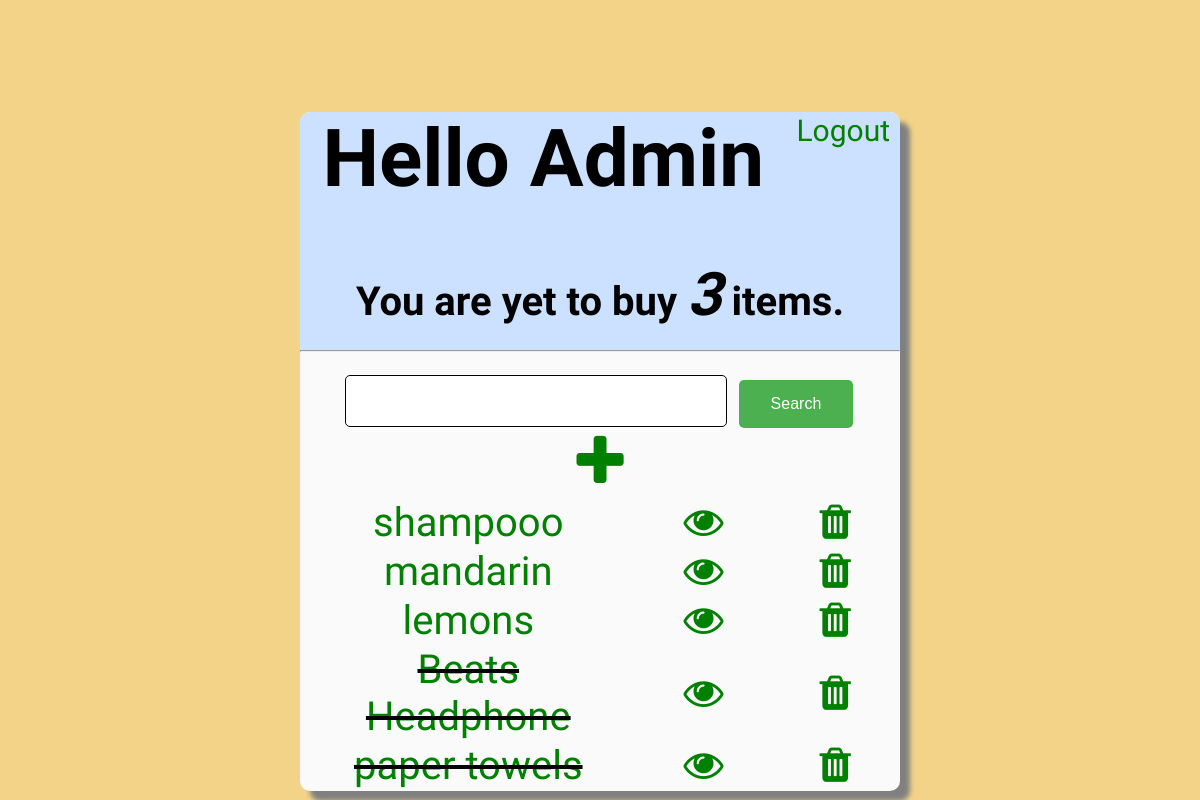
Page / (signed in) on the earlier database version.
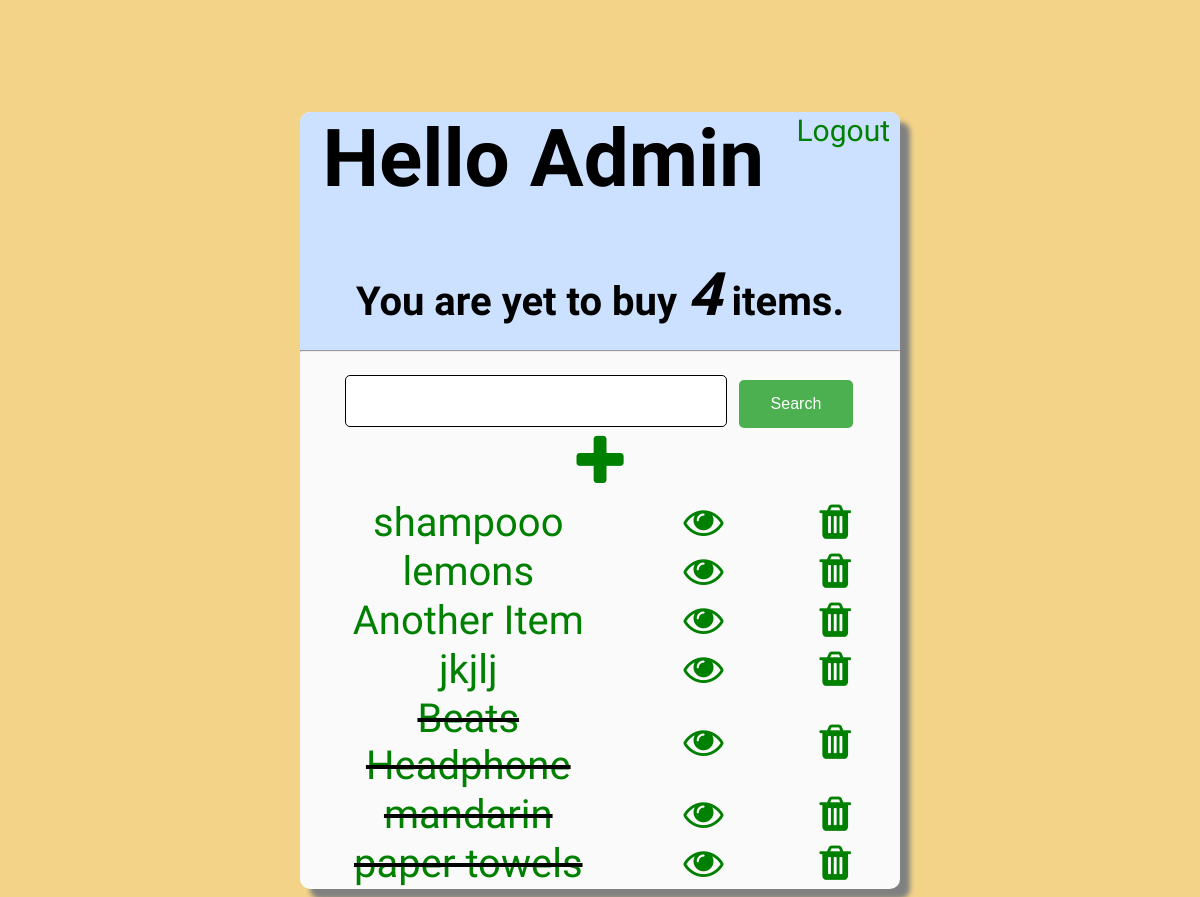
Same page on the later database version.
### base/models.py (models this page shows, shortened)
class Item(models.Model):
    user = models.ForeignKey(User, on_delete=models.CASCADE, null = True, blank = True)
    item_name = models.CharField(max_length = 300)
    description = models.TextField(null=True, blank=True)
    purchased = models.BooleanField(default=False)
    created = models.DateTimeField(auto_now_add = True)
    class Meta:
        ordering = ['purchased', 'created']

### base/views.py (the view)
# urls.py: path('', ItemList.as_view(), name = 'items'),
class ItemList(LoginRequiredMixin, ListView):
    model = Item
    context_object_name = 'items'
    def get_context_data(self, **kwargs):
        context = super().get_context_data(**kwargs)
        context['items'] = context['items'].filter(user=self.request.user) #give access to personal data only
        context['count'] = context['items'].filter(purchased = False).count() #provides count of unpurchased items.
        search_input = self.request.GET.get('search-area') or ''
        if search_input:
            context['items'] = context['items'].filter(
                item_name__icontains = search_input
            )
        context['search_input'] = search_input
        return context

### base/templates/base/item_list.html
{% extends 'base/main.html' %}
{% block content %}
<div class="header-bar">
  {% if request.user.is_authenticated %}
  <a id = "logout" href="{% url 'logout' %}">Logout</a>
  {% else %}
  <a href="{% url 'login' %}">Login</a>
  {% endif %}
  <div>
    <h1>Hello {{request.user|title}}</h1>
    <h4 style="margin:0">You are yet to buy <i style="font-size:150%">{{count}}</i> item{{count|pluralize:"s"}}. </h4>
  </div>
  <hr>
</div>
    <form method="get">
      <input class = "boxa" type="text" name="search-area" value="{{search_input}}">
      <input class="button" type="submit" value="Search">
    </form>
    <a href="{% url 'item-create' %}"><i style="font-size:150%" class="fa fa-plus" aria-hidden="true"></i></a>
    <table>
      <tr>
        <th></th>
        <th></th>
        <th></th>
        <th></th>
        <th></th>
        <th></th>
        <th></th>
      </tr>
      {% for item in items %}
      <tr>
        {% if item.purchased %}
          <td style="text-decoration:line-through"><a href="{% url 'item-update' item.id %}">{{item.item_name}}</a></td>
        {% else %}
          <td><a href="{% url 'item-update' item.id %}">{{item.item_name}}</a></td>
        {% endif %}
        <td></td>
        <td><a href="{% url 'item' item.id %}"><i class="fa fa-eye"></i></a></td>
        <td></td>
        <td></td>
        <td ><a href="{% url 'item-delete' item.id %}"><i class="fa fa-trash"></i></a></td>
        <td></td>
      </tr>
      {% empty %}
        <h3>No items in list</h3>
      {% endfor %}
    </table>
  {% endblock content %}

Differences in the rows shown:
added Item: item_name "Another Item"
added Item: item_name "jkjlj"
changed Item "mandarin": purchased False → True (drawn); moves down the list
Other differences:
{{ count }}: "3" → "4"
